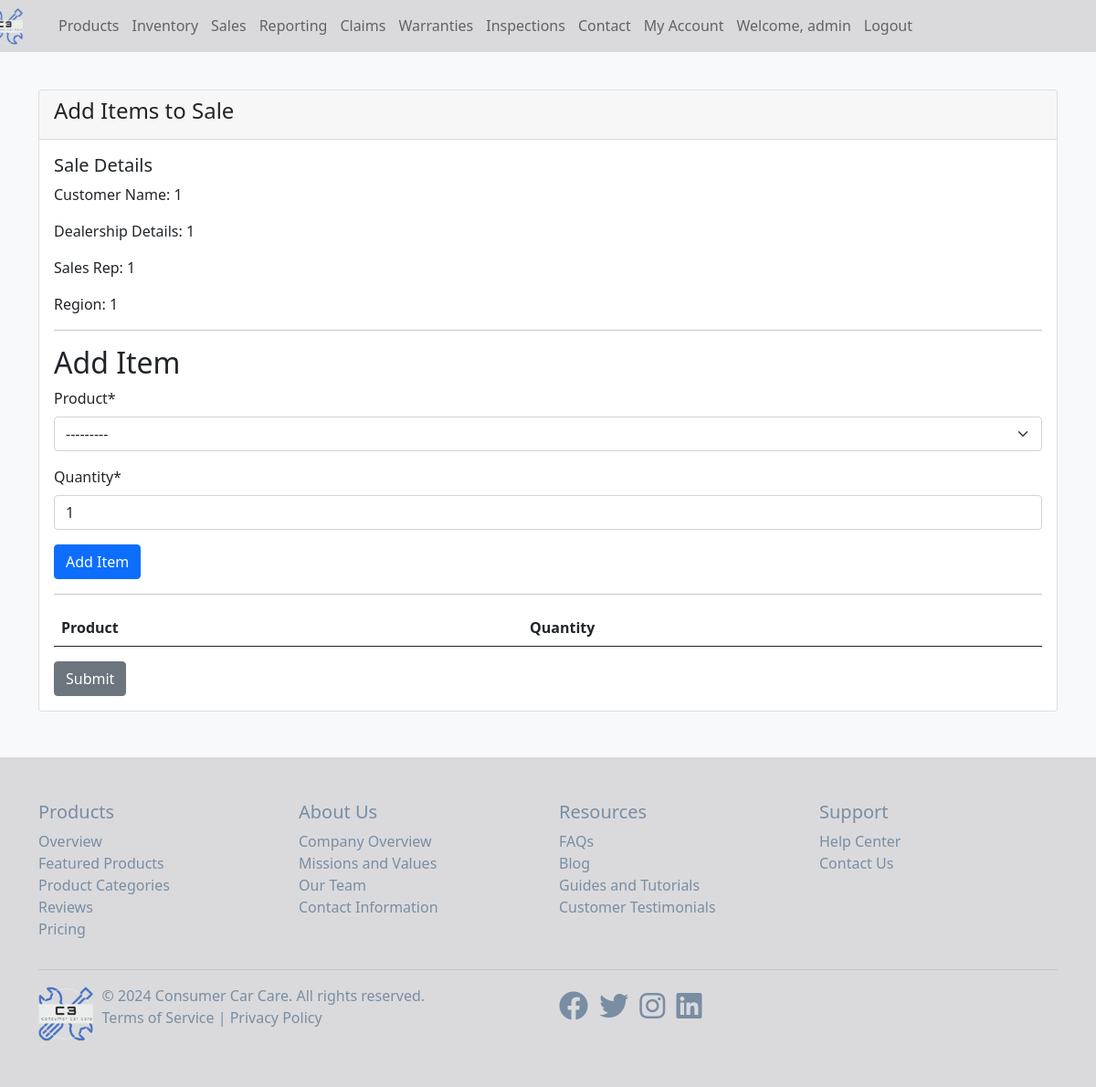
Page /sales/2/add-items/ (signed in) on the earlier database version.
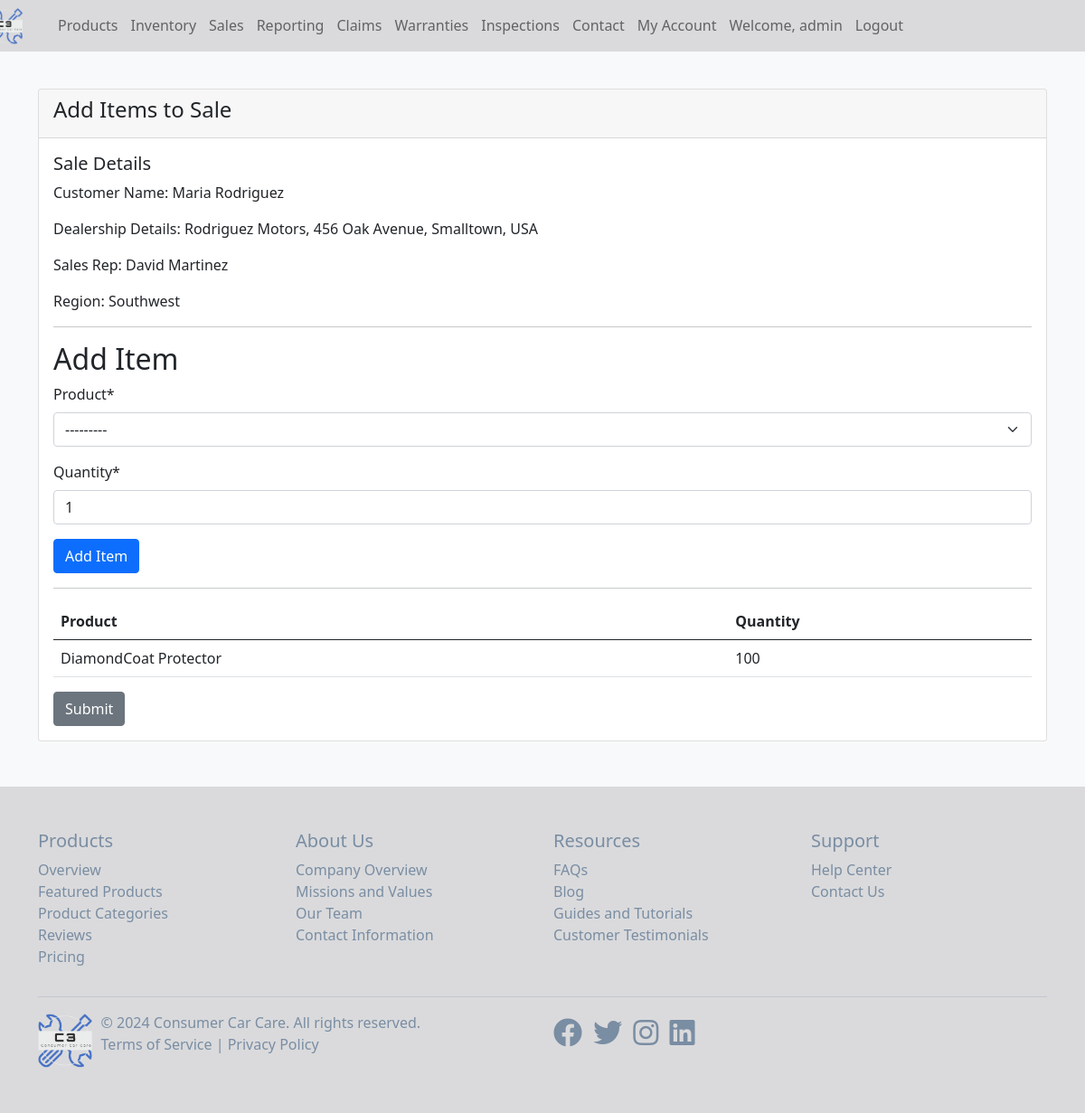
Same page on the later database version.
### main_app/models.py (models this page shows, shortened)
class Sale(models.Model):
    customer_name = models.CharField(max_length=100)
    customer_contact = models.CharField(max_length=100)
    dealership_details = models.CharField(max_length=200)
    sales_rep_name = models.CharField(max_length=100)
    sales_rep_contact = models.CharField(max_length=100)
    sales_region = models.CharField(max_length=100)
    timestamp = models.DateTimeField(default=timezone.now)

class SaleItem(models.Model):
    sale = models.ForeignKey(Sale, on_delete=models.CASCADE, related_name='items')
    product = models.ForeignKey(Inventory, on_delete=models.CASCADE)
    quantity = models.PositiveIntegerField(default=1)

class Inventory(models.Model):
    product_id = models.CharField(max_length=20, unique=True)
    name = models.CharField(max_length=100)
    quantity = models.PositiveIntegerField()
    description = models.TextField()
    def __str__(self):
        return self.name

### main_app/views.py (the view)
# urls.py: path('sales/<int:sale_id>/add-items/', views.add_sale_items, name='add_sale_items'),
@login_required
def add_sale_items(request, sale_id):
    sale = get_object_or_404(Sale, id=sale_id)
    if request.method == 'POST':
        item_form = SaleItemForm(request.POST)
        if item_form.is_valid():
            item = item_form.save(commit=False)
            item.sale = sale
            item.save()
            return redirect('add_sale_items', sale_id=sale.id)
    else:
        item_form = SaleItemForm()
    items = SaleItem.objects.filter(sale=sale)
    context = {
        'sale': sale,
        'item_form': item_form,
        'items': items,
    }
    return render(request, 'main_app/add_sale_items.html', context)

### main_app/forms.py
class SaleItemForm(forms.ModelForm):
    product = forms.ModelChoiceField(queryset=Inventory.objects.all())
    class Meta:
        model = SaleItem
        fields = ['product', 'quantity']

### main_app/templates/main_app/add_sale_items.html (shortened to what this page needs)
{% extends 'main_app/base.html' %}
{% load crispy_forms_tags %}
{% block content %}
<div class="container mt-5">
    <div class="row">
        <div class="col-md-12">
            <div class="card">
                <div class="card-header">
                    <h4>Add Items to Sale</h4>
                </div>
                <div class="card-body">
                    <h5>Sale Details</h5>
                    <p>Customer Name: {{ sale.customer_name }}</p>
                    <p>Dealership Details: {{ sale.dealership_details }}</p>
                    <p>Sales Rep: {{ sale.sales_rep_name }}</p>
                    <p>Region: {{ sale.sales_region }}</p>
                    <hr>
                    <h2>Add Item</h2>
                    <form method="post">
                        {{ item_form.product|as_crispy_field }}
                        {{ item_form.quantity|as_crispy_field }}
                        <button type="submit" class="btn btn-primary">Add Item</button>
                    </form>
                    <hr>
                    <table class="table">
                        <thead>
                            <tr>
                                <th>Product</th>
                                <th>Quantity</th>
                            </tr>
                        </thead>
                        <tbody>
                            {% for item in items %}
                            <tr>
                                <td>{{ item.product.name }}</td>
                                <td>{{ item.quantity }}</td>
                            </tr>
                            {% endfor %}
                        </tbody>
                    </table>
                    <a href="{% url 'sales_data' %}" class="btn btn-secondary">Submit</a>
                </div>
            </div>
        </div>
    </div>
</div>
{% endblock %}

Differences in the rows shown:
changed Sale: customer_name "1" → "Maria Rodriguez"; dealership_details "1" → "Rodriguez Motors, 456 Oak Avenue, Smalltown, USA"; sales_rep_name "1" → "David Martinez"; sales_region "1" → "Southwest"
now on this page (row edited): SaleItem: product.name "DiamondCoat Protector", quantity "100"
